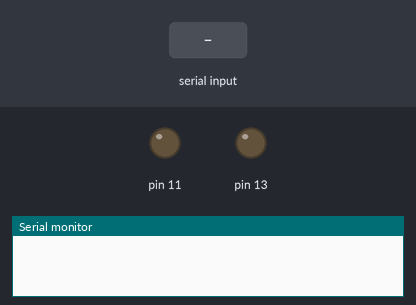
The sketch below on a simulated Arduino Uno, built with avr-gcc and run on an emulated ATmega328P. Parts: output pins drawn as LEDs (lit = HIGH), the last lines printed to the serial monitor. The inputs (shaded band) are chosen by the test bench.

Above: at 1.2 s.
1.3 s: "L90\n" received over Serial
At 1.4 s:
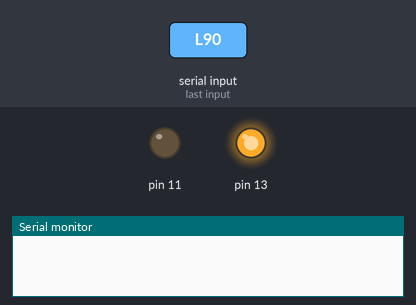
3.0 s: "P90\n" received over Serial
At 3.3 s:
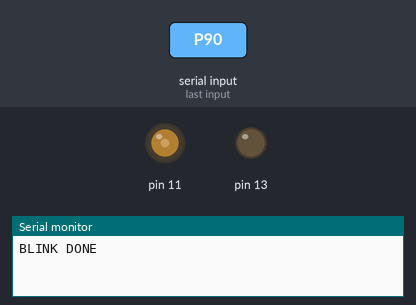
4.5 s: "P,45\n" received over Serial
At 5.7 s:
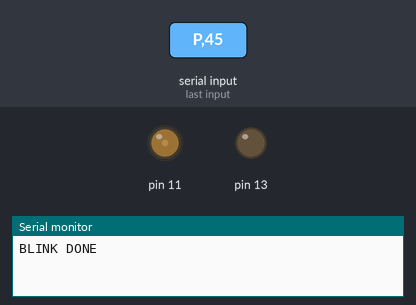
6.0 s: "W90\n" received over Serial
At 6.8 s:
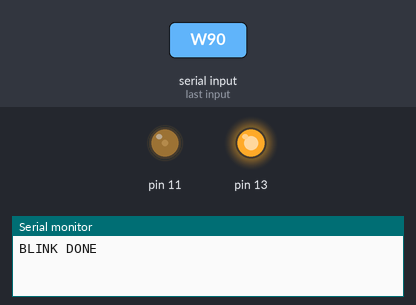
7.5 s: "P90\n" received over Serial
At 7.9 s:
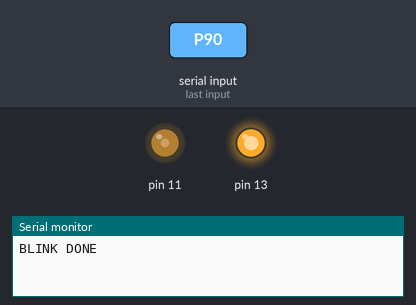
9.0 s: "L,45\n" received over Serial
At 10.3 s:
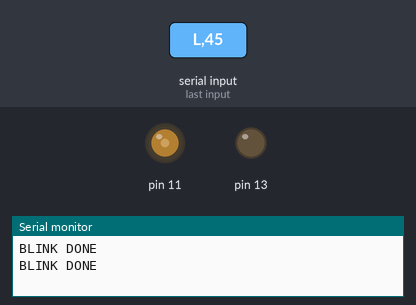
Timing chart, 0 to 11.7 s (numbered marks = the images above; inputs shaded):
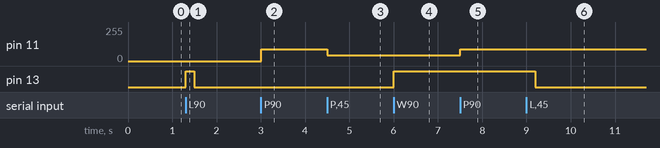

Measured:
- after the input at 1.3 s, pin 13: LOW → HIGH at once, → LOW 0.20 s later
- after the input at 3.0 s, pin 11: 0/255 → 90/255 at once
- after the input at 4.5 s, pin 11: 90/255 → 45/255 at once
- after the input at 6.0 s, pin 13: LOW → HIGH at once
- after the input at 7.5 s, pin 11: 45/255 → 90/255 at once
- after the input at 9.0 s, pin 13: HIGH → LOW after 0.20 s

The sketch:

Exercise_3.ino
```cpp
void setup() {
  Serial.begin(9600);
  pinMode(13, OUTPUT);
}

void loop() {
  if (Serial.available()) {
    char c = Serial.read();

    if (c == 'A') { // analogRead A0
      int val = analogRead(A0);
      Serial.println(val);
    }

    if (c == 'D') { // digitalRead pin 7
      int val = digitalRead(7);
      Serial.println(val);
    }

    if (c == 'P') { // PWM write (pin 11)
      int value = Serial.parseInt();
      analogWrite(11, value);
    }

    if (c == 'W') { // digitalWrite
      int val = Serial.parseInt();
      digitalWrite(13, val);
    }

    if (c == 'L') {  // blink LED13
      digitalWrite(13, HIGH);
      delay(200);
      digitalWrite(13, LOW);
      delay(200);
      Serial.println("BLINK DONE");
    }
  }
}
```
